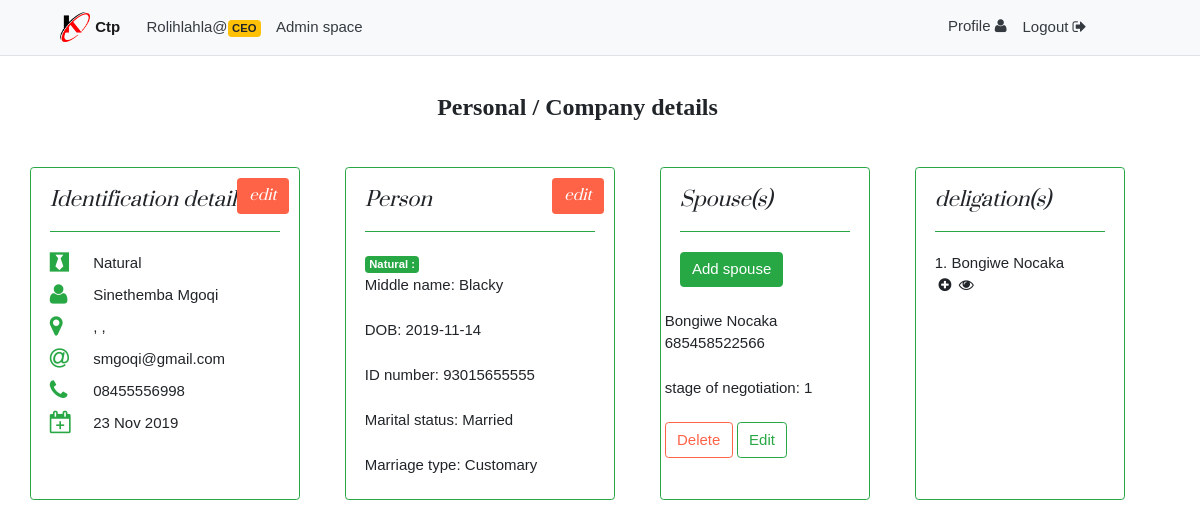
Screenshot of /view/work_on_client.php?client_id=7 (signed in) with the database file from the repository.
### tables this page shows
CREATE TABLE `workers_tb` (
  `w_id` int(11) NOT NULL,
  `w_fname` varchar(100) NOT NULL,
  `w_lfname` varchar(100) NOT NULL,
  `w_email` varchar(150) NOT NULL,
  `w_type` varchar(50) NOT NULL,
  `w_password` text NOT NULL,
  `w_datecreated` timestamp NOT NULL DEFAULT current_timestamp(),
  `w_active_status` int(11) NOT NULL DEFAULT 0
);

CREATE TABLE `clients_tb` (
  `client_id` int(11) NOT NULL,
  `client_fname` varchar(100) NOT NULL,
  `client_lname` varchar(100) NOT NULL,
  `client_dateCreated` datetime NOT NULL DEFAULT current_timestamp(),
  `client_email` varchar(150) NOT NULL,
  `client_cellno` varchar(20) NOT NULL,
  `client_home_address` varchar(100) NOT NULL,
  `client_city` varchar(100) NOT NULL,
  `client_zip_code` varchar(20) NOT NULL,
  `client_person` varchar(100) NOT NULL,
  `client_initials` varchar(5) NOT NULL,
  `client_title` varchar(10) NOT NULL
);

CREATE TABLE `natural_tb` (
  `n_id` int(11) NOT NULL,
  `fk_client_id` int(11) NOT NULL,
  `n_fname` varchar(50) NOT NULL,
  `n_lname` varchar(50) NOT NULL,
  `n_dob` date NOT NULL,
  `n_id_number` varchar(20) NOT NULL,
  `n_marital_status` varchar(10) NOT NULL,
  `n_marriage_type` varchar(50) NOT NULL,
  `n_middle_name` varchar(50) NOT NULL
);

CREATE TABLE `customary_spouse_tb` (
  `cs_id` int(11) NOT NULL,
  `cs_fk_n_id` int(11) NOT NULL,
  `cs_fname` varchar(50) NOT NULL,
  `cs_lname` varchar(50) NOT NULL,
  `cs_id_number` varchar(13) NOT NULL,
  `cs_stages_of_negotiation` text NOT NULL
);

### model/User.class.php (called while the page is built, shortened)
<?php
class User
{
    private $con;
    public function __construct(){
        $conn = new Connect();
        $sql = $conn->connector();
        $this->con = $sql;
    }
    public function getUser($id)
    {
    	$stmt = $this->con->query("SELECT * FROM workers_tb WHERE w_id=$id");
    	return $stmt->fetch(PDO::FETCH_ASSOC);
    }
}

### model/Work.class.php (called while the page is built, shortened)
<?php
class Work
{
    private $con;
    public function __construct()
    {
        $conn = new Connect();
        $sql = $conn->connector();
        $this->con = $sql;
    }
    public function get_client($id)
    {
    	$stmt = $this->con->query("SELECT * FROM clients_tb WHERE client_id=$id");
    	return $stmt->fetch(PDO::FETCH_ASSOC);
    }
    public function get_natural($id)
    {
    	$stmt = $this->con->query("SELECT * FROM natural_tb WHERE fk_client_id=$id");
    	return $stmt->fetch(PDO::FETCH_ASSOC);
    }
    public function get_spouses($id)
    {
        try
        {
            $stmt = $this->con->query("SELECT * FROM `customary_spouse_tb` WHERE `cs_fk_n_id`=$id");
            $res = array();
            while($row = $stmt->fetch(PDO::FETCH_ASSOC))
            {
                $res[] = $row;
            }
            return $res;
        }catch(PDOException $e)
        {
            echo "Error: ".$e->getMessage();
        }
    }
}

### view/natural.php (the view, shortened to what this page needs)
<div class="card ml-5 border-success" style="width: 18rem;">
  <div class="card-body">
    <h4 class="card-title m-0" style="font-family: 'prataregular', Serif; font-style: italic; ">Person <button class="btn edit_btn" id="edit_natural" style="margin-left: 50%;">edit</h4><hr class="border-success">
    <div class="card-text" id="natural_view">
 	  <div class="row ml-0 badge badge-success">
 	  	<?php print($client_identification['client_person']." :");?>
 	  </div>
 	  <div class="row ml-0">
 	  	<div>Middle name: <?php print(" ".$natural['n_middle_name']);?></div><br><br>
 	  	<div>DOB: <?php print(" ".$natural['n_dob']);?></div><br><br>
 	  	<div>ID number: <?php print(" ".$natural['n_id_number']);?></div><br><br>
 	  	<div>Marital status: <?php print(" ".$natural['n_marital_status']);?></div><br><br>
 	  	<?php
 	  		if($natural['n_marital_status'] == "Married")
 	  		{
 	  			print("<div>Marriage type:  ".$natural['n_marriage_type']."</div>");
 	  		}
 	  	?>
 	  </div>
 	</div>
</div>
</div>
<?php
	if($natural['n_marital_status'] == "Married")
	{
?>
<?php
	if($natural['n_marriage_type'] == "Customary")
	{
?>
<div class="card ml-5 border-success" style="width: 14rem;">
  <div class="card-body">
    <h4 class="card-title m-0"  style="font-family: 'prataregular', Serif; font-style: italic; ">Spouse(s)</h4><hr class="border-success">
    <p class="card-text">
 	  <div class="row ml-0">
	  <div class="row ml-0">
 	  	<div class="text-center">
 			<a href="" class="btn btn-success btn-rounded mb-4" data-toggle="modal" data-target="#addSpouse">Add spouse</a>
		</div>
 	  </div>
 	  </div>
 	  <div class="row ml-0">
 	  	<?php
 	  		$spouses = $work->get_spouses($natural['n_id']);
 	  		if(count($spouses) > 0)
 	  		{
 	  			foreach($spouses as $spouse)
 	  			{
      ?>
        <div class="row mb-2">
            <?php print($spouse['cs_fname']." ".$spouse['cs_lname']."<br>".$spouse['cs_id_number']."<br><br>  stage of negotiation: ".$spouse['cs_stages_of_negotiation']."<br><br>"); ?>
            <div class="">
              <button class="btn btn-tomato-o" onclick="delete_spouse(<?php print($spouse['cs_id']);?>);">Delete</button>
              <button class="btn btn-outline-success" onclick="edit_spouse();">Edit</button>
            </div>
        </div>
      <?php
 	  			}
 	  		}
 	  	?>
 	  </div>
 	</p>
</div>
</div>
<div class="card ml-5 border-success" style="width: 14rem;">
  <div class="card-body">
    <h4 class="card-title m-0" style="font-family: 'prataregular', Serif; font-style: italic; ">deligation(s)</h4><hr class="border-success">
    <p class="card-text">
 	  <div class=" ml-0">
 	  	<?php
 	  		$spouses = $work->get_spouses($natural['n_id']);
 	  		$s_count = 0;
 	  			foreach($spouses as $spouse)
 	  			{
 	  				print(++$s_count.". ".$spouse['cs_fname']." ".$spouse['cs_lname']."<br>");
 	  	?>
		 	  		<div class="ml-1 row">
		 	  			<a class="" href="" data-toggle="modal" data-target="#addDeligation<?php print($spouse['cs_id']); ?>"><i class="fa fa-plus-circle"></i></a>
		 	  			<a class="ml-2" href="" data-toggle="modal" data-target="#viewDeligation<?php print($spouse['cs_id']); ?>"><i class="fa fa-eye"></i></a>
		 	  		</div>
		 <?php
		 	}
		 ?>
 	  </div>
 	</p>
</div>
</div>
<?php
		}
	}
?>

### view/partials/navbar_worker.php (shortened to what this page needs)
<nav class="nav navbar sticky-top navbar-expand-lg navbar-light bg-light border-bottom mb-3">
   <a class="navbar-brand ml-5" href="worker.php">
     <img src="../public/img/Logo/kunokharK.png" width="30" height="30" class="d-inline-block align-top" alt="">
      <span style="font-size: 80%; font-weight: bold;">Ctp</span>
   </a>
   <div class="collapse navbar-collapse ml-1" id="navbarSupportedContent">
    <ul class="navbar-nav mr-auto">
      <li class="nav-item">
        <a class="nav-link text-dark" ><?php print($u_details['w_fname']."@"."<span class='badge badge-warning'>".$u_details['w_type']."</span>"); ?></a>
      </li>
      <li class="nav-item">
        <?php
          if($u_details['w_type'] == "CEO")
          {
        ?>
          <a class="nav-link text-dark" href="./admin.php"> Admin space</a>
          <?php
          }
        ?>
      </li>
    </ul>
    <ul class="navbar-nav navbar-nav-right mr-5 px-5">
      <li class="nav-item">
        <a class="nav-link text-dark" href="profile.php">
            Profile <i class="fa fa-user" aria-hidden="true"></i>
        </a>
      </li>
      <li class="nav-item">
        <a class="nav-link btn btn-default text-right text-dark" href="../controller/controller.php?worker_id=<?php print($u_details['w_id']);?>">
            Logout&nbsp;<i class="fa fa-sign-out"></i>
        </a>
      </li>
    </ul>
   </div>
</nav>

### view/identfication_details.php (shortened to what this page needs)
<div class="card border border-success" style="width: 18rem;">
	<div class="card-body">
		<h4 class="card-title m-0" style="font-family: 'prataregular', Serif; font-style: italic; ">Identification details
		<button class="btn edit_btn" onclick="update_identification(<?php echo $_GET['client_id'];?>);">edit</button>
		</h4><hr class="border-success">
		<div class="card-text" id="view_ident">
			<?php
				$client_identification = $work->get_client($_GET['client_id']);
			?>
			<div class="row mb-2">
				<div class="col-sm-2">
						<i class="fa fa-black-tie fa-2x text-success" style="font-size: 150%;"></i>
				</div>
				<div class="col-sm-10">
							<?php print($client_identification['client_person']);?>
				</div>
			</div>
			<div class="row mb-2">
				<div class="col-sm-2">
						<i class="fa fa-user text-success" style="font-size: 150%;"></i>
				</div>
				<div class="col-sm-10">
						<?php print($client_identification['client_title']);?> <?php print($client_identification['client_fname']);?> <?php print($client_identification['client_lname']);?>
				</div>
			</div>
			<div class="row mb-2">
				<div class="col-sm-2">
						<i class="fa fa-map-marker text-success" style="font-size: 150%;"></i>
				</div>
				<div class="col-sm-10">
						<?php print($client_identification['client_home_address']);?>, <?php print($client_identification['client_city']);?>, <?php print($client_identification['client_zip_code']);?>
				</div>
			</div>
			<div class="row mb-2">
				<div class="col-sm-2">
						<i class="fa fa-at text-success" style="font-size: 150%;"></i>
				</div>
				<div class="col-sm-10">
						<?php print($client_identification['client_email']);?>
				</div>
			</div>
			<div class="row mb-2">
				<div class="col-sm-2">
						<i class="fa fa-phone text-success" style="font-size: 150%;"></i>
				</div>
				<div class="col-sm-10">
						<?php print($client_identification['client_cellno']);?>
				</div>
			</div>
			<div class="row mb-2">
				<div class="col-sm-2">
						<i class="fa fa-calendar-plus-o text-success" style="font-size: 150%;"></i>
				</div>
				<div class="col-sm-10">
						<?php print(date("d M Y",strtotime($client_identification['client_dateCreated'])));?>
				</div>
			</div>
		</div>
	</div>
</div>

### public/css/w3.css (style rules this page uses)
*,*:before,*:after { box-sizing:inherit }
html { -ms-text-size-adjust:100%;-webkit-text-size-adjust:100% }
body { margin:0 }
article,aside,details,figcaption,figure,footer,header,main,menu,nav,section,summary { display:block }
a { background-color:transparent;-webkit-text-decoration-skip:objects }
img { border-style:none }
hr { box-sizing:content-box;height:0;overflow:visible }
button,input,select,textarea { font:inherit;margin:0 }
button,input { overflow:visible }
button,select { text-transform:none }
button,html [type=button],[type=reset],[type=submit] { -webkit-appearance:button }
html,body { font-family:Verdana,sans-serif;font-size:15px;line-height:1.5 }
html { overflow-x:hidden }
h4 { font-size:20px }
h1,h2,h3,h4,h5,h6 { font-family:"Segoe UI",Arial,sans-serif;font-weight:400;margin:10px 0 }
hr { border:0;border-top:1px solid #eee;margin:20px 0 }
img { vertical-align:middle }
a { color:inherit }

### public/css/style.css (style rules this page uses)
.edit_btn { background-color: tomato; color: white; position: absolute; right: 10px; top: 10px; transition: 0.6s ease; }
.btn-tomato-o { background-color: transparent; border: 1px solid tomato; color: tomato; transition: 0.6s ease; }

### rows the page displays
workers_tb: w_fname "Rolihlahla", w_type "CEO"
clients_tb: client_person "Natural", client_fname "Sinethemba", client_lname "Mgoqi", client_email "smgoqi@gmail.com", client_cellno "08455556998", client_dateCreated "23 Nov 2019"
natural_tb: n_middle_name "Blacky", n_dob "2019-11-14", n_id_number "93015655555", n_marital_status "Married", n_marriage_type "Customary"
customary_spouse_tb: cs_fname "Bongiwe", cs_lname "Nocaka", cs_id_number "685458522566", cs_stages_of_negotiation "1"
